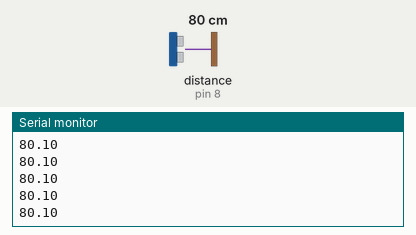
This sketch was run on a simulated Arduino Uno, built with avr-gcc and run on an emulated ATmega328P. On the bench: the last lines printed to the serial monitor. Wiring (inferred from the names in the program): ultrasonic range finder: trigger pin 9; echo pin 8. Inputs (shaded band) come from the test bench; at power-on: distance to the obstacle (sensor on pin 8) 80 cm. The echo pulse lasts 58.3 µs per cm.

Above: at 1.2 s.
1.3 s: distance to the obstacle (sensor on pin 8) set to 2 cm
At 2.0 s:
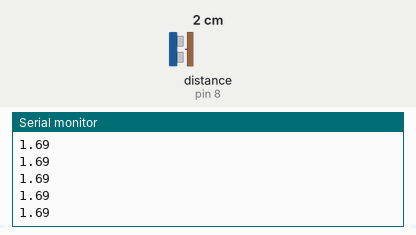
2.8 s: distance to the obstacle (sensor on pin 8) set to 4 cm
At 3.8 s:
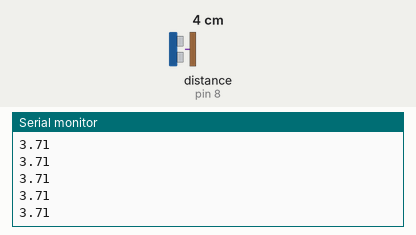
Timing chart, 0 to 5.8 s (numbered marks = the images above; inputs shaded):
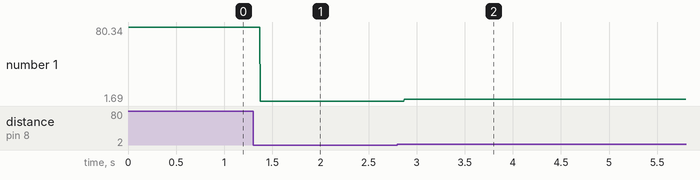

Measured:
- after the input at 1.3 s, the serial monitor: prints a new line after 0.07 s (image 1)
- after the input at 2.8 s, the serial monitor: prints a new line after 0.07 s (image 2)
- plotted number 1: 80.1 → 1.69 after the input at 1.3 s, 1.69 → 3.7 after the input at 2.8 s

The sketch:

ultrasonik.ino
```cpp
#define echoPin 8
#define trigPin 9

#define max_millis 50

float duration, cm;
int last_millis;
int distance;

void skanHigh(){
  digitalWrite(trigPin, LOW);
  delayMicroseconds(2);
  digitalWrite(trigPin, HIGH);
  delayMicroseconds(10);
  digitalWrite(trigPin, LOW);
  duration = pulseIn(echoPin, HIGH);
  cm = duration / 58.0;
  Serial.print(cm);
  Serial.println();
}

void setup() {
  Serial.begin (9600);
  pinMode(trigPin, OUTPUT);
  pinMode(echoPin, INPUT);
}

void loop() {
  skanHigh();
}
```
